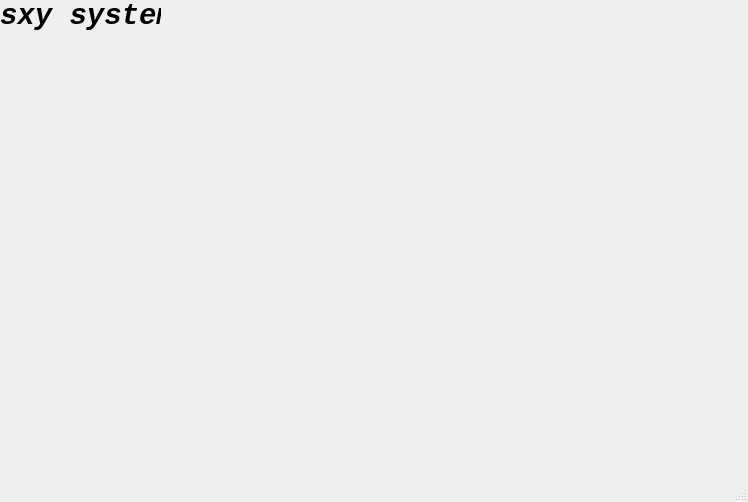
<?xml version="1.0" encoding="UTF-8"?>
<ui version="4.0">
    <class>MainWindow</class>
    <widget class="QMainWindow" name="MainWindow">
        <property name="geometry">
            <rect>
                <x>0</x>
                <y>0</y>
                <width>748</width>
                <height>502</height>
            </rect>
        </property>
        <property name="windowTitle">
            <string>MainWindow</string>
        </property>
        <widget class="QWidget" name="centralwidget">
            <widget class="QLabel" name="label">
                <property name="geometry">
                    <rect>
                        <x>0</x>
                        <y>0</y>
                        <width>161</width>
                        <height>31</height>
                    </rect>
                </property>
                <property name="font">
                    <font>
                        <family>Consolas</family>
                        <pointsize>22</pointsize>
                        <weight>75</weight>
                        <italic>true</italic>
                        <bold>true</bold>
                    </font>
                </property>
                <property name="text">
                    <string>sxy system</string>
                </property>
            </widget>
        </widget>
        <widget class="QMenuBar" name="menubar">
            <property name="geometry">
                <rect>
                    <x>0</x>
                    <y>0</y>
                    <width>748</width>
                    <height>23</height>
                </rect>
            </property>
        </widget>
        <widget class="QStatusBar" name="statusbar"/>
    </widget>
    <resources/>
    <connections/>
</ui>
